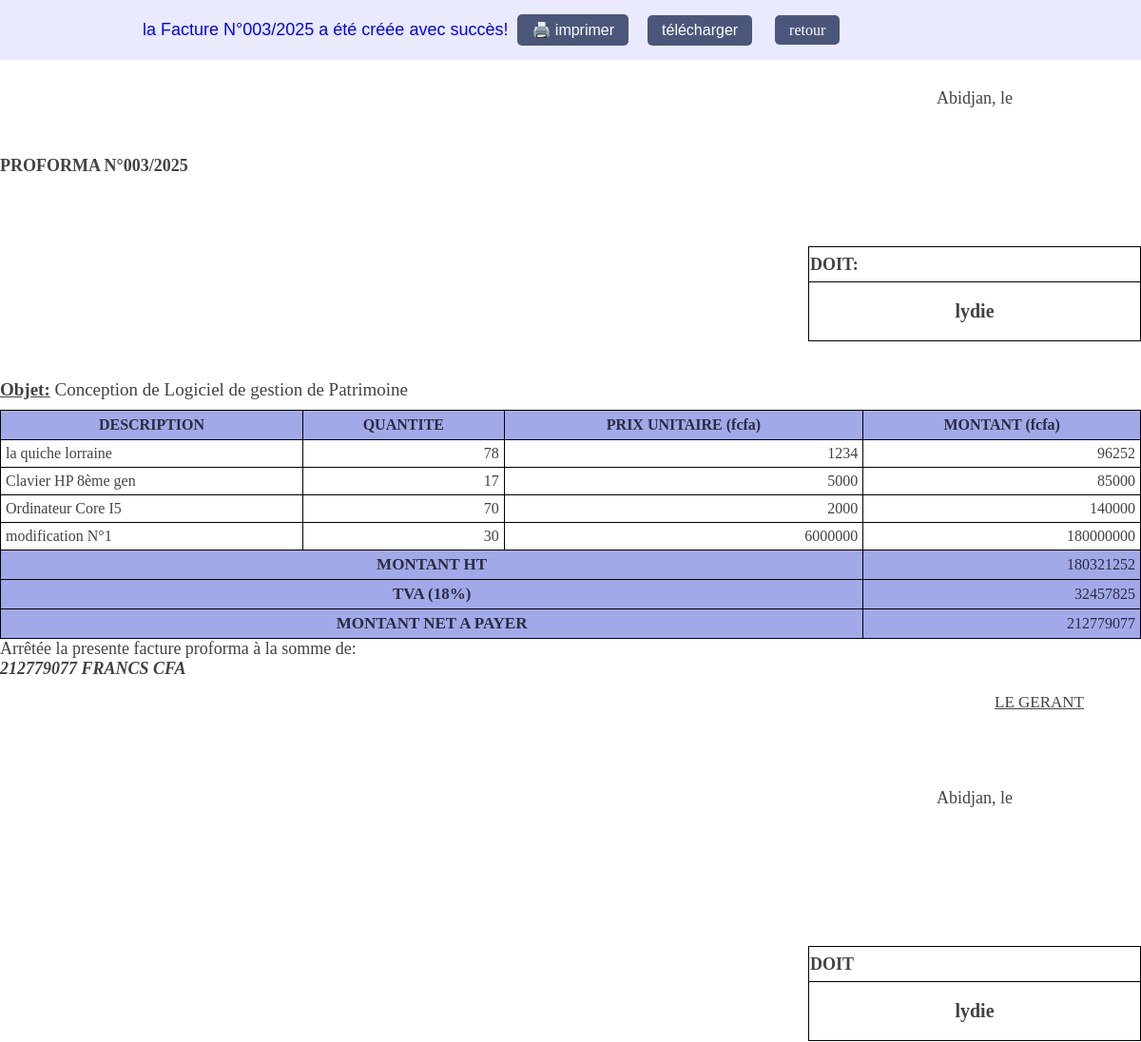
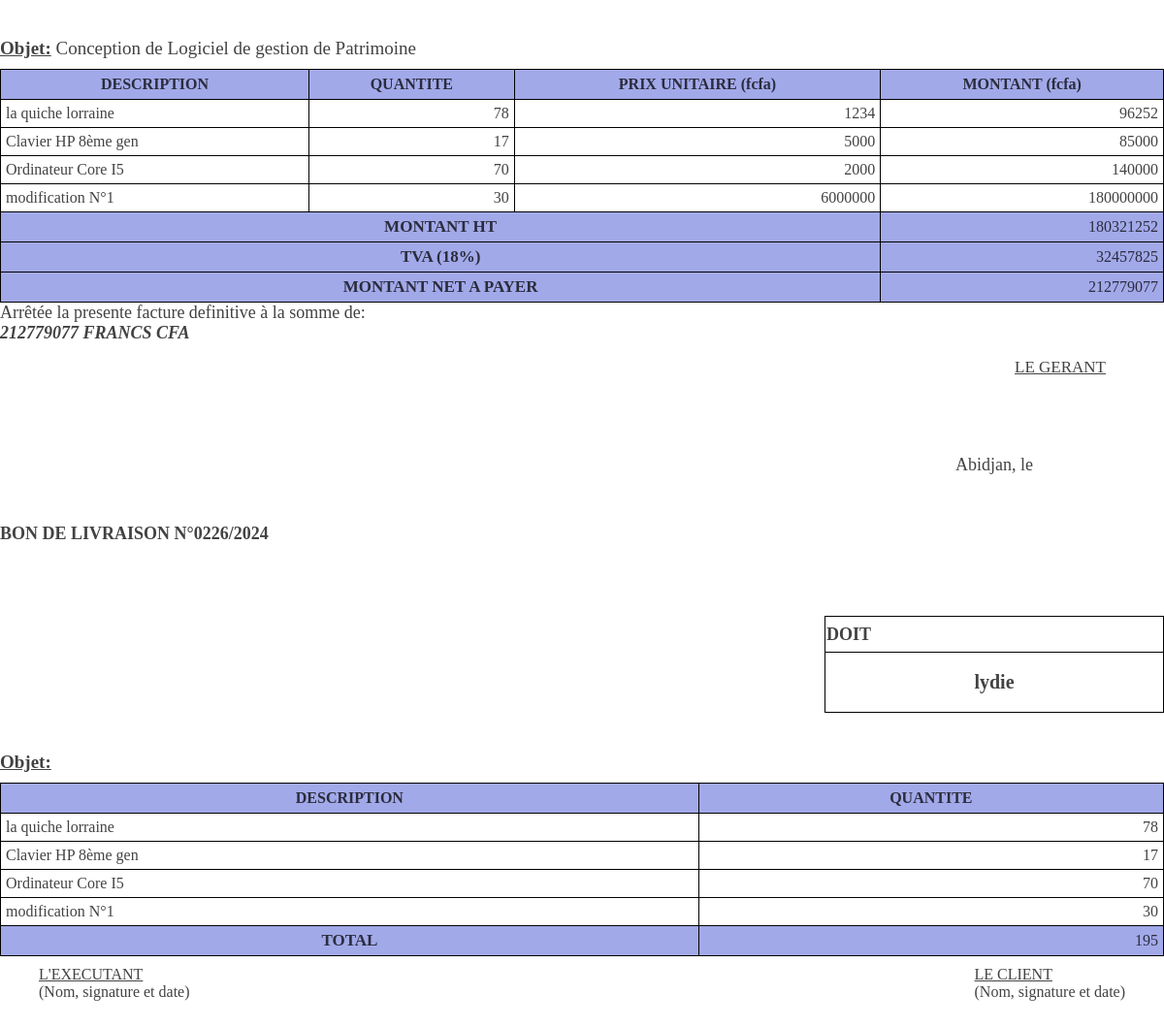
/loutche/nouvelle_facture/imprimer_facture/1/ (signed in), run on an earlier commit of the app's database (2 pictures, top to bottom).
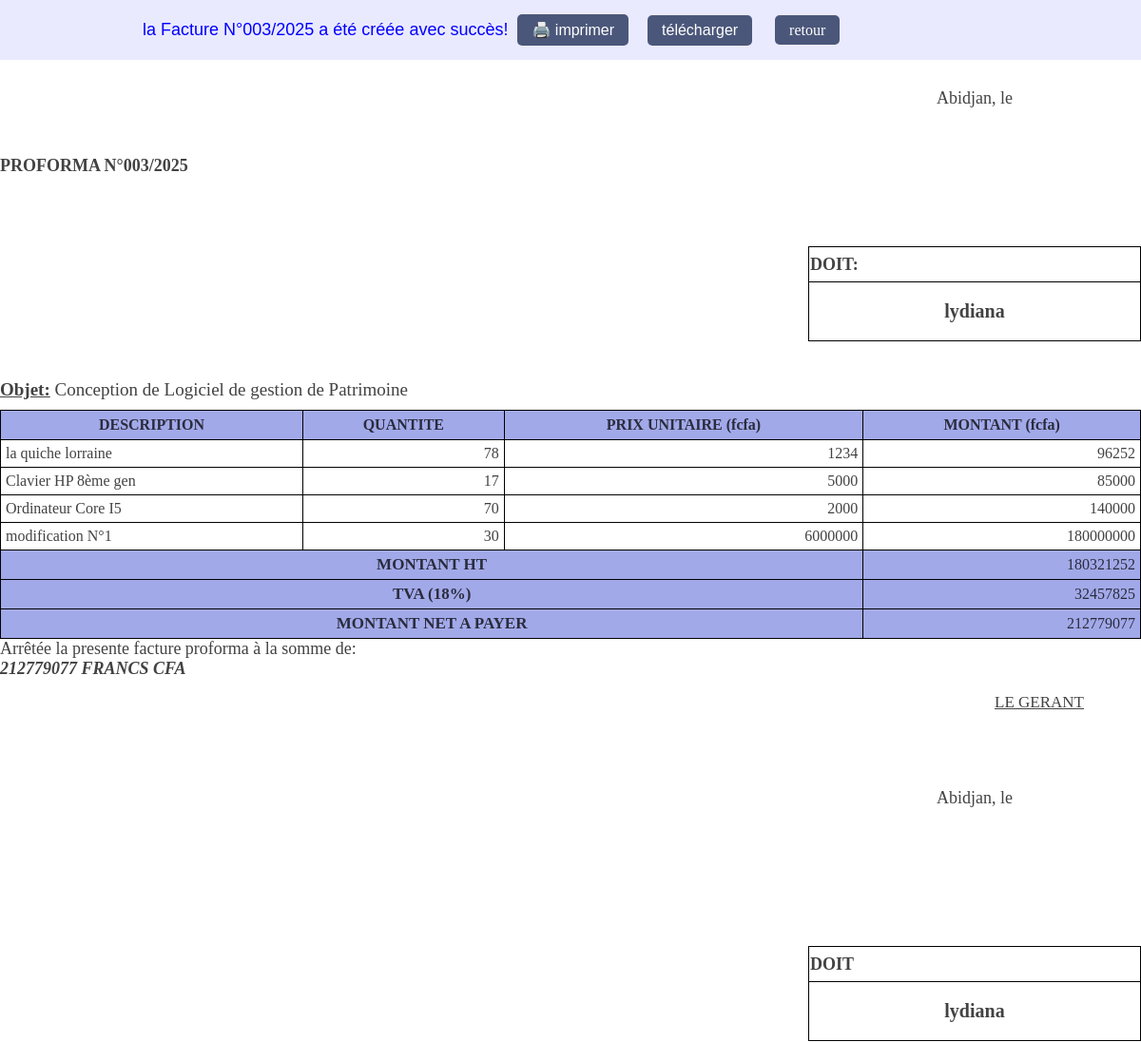
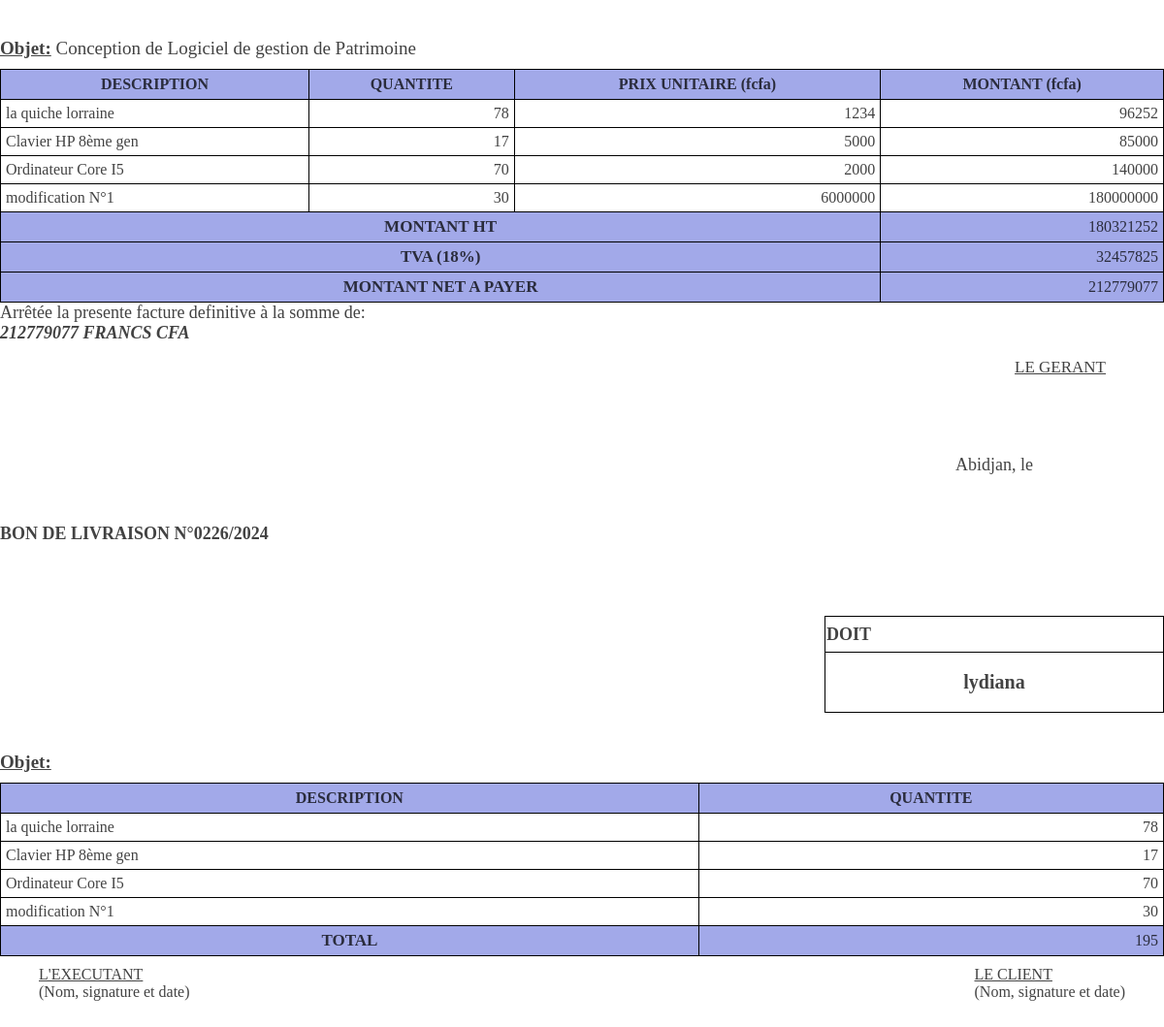
And on a later commit of the database (2 pictures, top to bottom).
### gestion_factures/models.py (models this page shows, shortened)
class Proforma(models.Model):
    boncommande = models.ForeignKey(BonCommande, on_delete=models.CASCADE, related_name='proformas')
    client = models.ForeignKey(Client, on_delete=models.CASCADE)
    numero_proforma = models.CharField(max_length=150, blank=False, null=False)
    objet = models.CharField(max_length=255 ,blank=False, null=False)
    status = models.BooleanField(default=False, blank=True)
    save_by = models.ForeignKey(User, on_delete=models.PROTECT, related_name='user_clients')
    date_proforma = models.DateTimeField(auto_now_add=True)
    class Meta:
        ordering = ['-date_proforma']
    def montant_ht(self):
        return sum(i.montant_proforma() for i in self.details_proforma.all())
    def montant_tva(self):
        return int((self.montant_ht() * 18) / 100)
    def montant_ttc(self):
        return self.montant_ht() + self.montant_tva()
    montant_ht.short_description = 'HT'
    montant_tva.short_description = 'TVA'
    montant_ttc.short_description = 'TTC'

class Client(models.Model):
    nom = models.CharField(max_length=255, blank=False, null=False)
    contact = models.CharField(max_length=255, blank=True, null=True)
    adresse = models.CharField(max_length=225, blank=True, null=True)
    save_by = models.ForeignKey(User, on_delete=models.PROTECT, related_name='cliens')
    date_client = models.DateTimeField(auto_now_add=True)
    def __str__(self):
        return self.nom
    class Meta:
        ordering = ['-date_client']

class DetailsProforma(models.Model):
    proforma = models.ForeignKey(Proforma, on_delete=models.CASCADE, related_name='details_proforma')
    nom_produit = models.CharField(max_length=225, blank=False, null=False)
    qte_produit = models.IntegerField(blank=False, null=False)
    prix_produit = models.IntegerField(blank=False, null=False)
    def montant_proforma(self):
        return self.qte_produit * self.prix_produit
    montant_proforma.short_description = 'montant'

class BonLivraison(models.Model):
    Descrip = (
        ('bl', 'Bon de Livraison'),
        ('be', 'Bon d\'Exécution'),
    )
    numero_bl = models.CharField(max_length=150, blank=False, null=False, default='aucun')
    facture_def = models.ForeignKey(FactureDefinitive, on_delete=models.CASCADE, related_name='bons_livraison')
    client = models.ForeignKey(Client, on_delete=models.CASCADE)
    status = models.BooleanField(default=False, blank=True)
    objet = models.CharField(max_length=255, blank=False, null=False)
    save_by = models.ForeignKey(User, on_delete=models.PROTECT, related_name='user_bon_livraison')
    nom_bon = models.CharField(max_length=2, choices=Descrip, blank=True, null=True, default="bl")
    date_bl = models.DateTimeField(auto_now_add=True)
    class Meta:
        ordering = ['-date_bl']
    def total_qte (self):
        return sum(i.qte_produit for i in self.details_bons_livraison.all())
    total_qte.short_description = 'total_Quantite'

class DetailsBonLivraison(models.Model):
    bonlivraison = models.ForeignKey(BonLivraison, on_delete=models.CASCADE, related_name='details_bons_livraison')
    nom_produit = models.CharField(max_length=225, blank=False, null=False)
    qte_produit = models.IntegerField(blank=False, null=False)

### gestion_factures/views.py (the view)
# urls.py: path('<str:username>/nouvelle_facture/imprimer_facture/<int:id>/', imprim_facture, name='imprim_facture'),
@login_required(login_url='/')
@user_passes_test(is_user)
def imprim_facture (request, username, id, *args, **kwargs):
    user = User.objects.get(username=username)
    prof = Proforma.objects.get(id=id)
    list_produit = DetailsProforma.objects.filter(proforma=prof)
    fact_def =  FactureDefinitive.objects.get(proforma=prof)
    bon_liv = BonLivraison.objects.get(facture_def=fact_def)
    return render(request, 'imprim_facture.html', {
        'user': user,
        'proforma': prof,
        'facture_def': fact_def,
        'bon_livraison': bon_liv,
        'details_proforma': list_produit
    })

### gestion_factures/views.py (called while the page is built)
def is_user(user):
    return user.is_authenticated

### gestion_factures/templates/imprim_facture.html (shortened to what this page needs)
<!DOCTYPE html>
{% load static %}
<html lang="fr">
<head>
    <link href="{% static 'css/print.css' %}" rel="stylesheet">
</head>
<body id="page-top">
    <div class="card-header">
        <span class="text">la Facture N°{{ proforma.numero_proforma }} a été créée avec succès!</span><button onclick="imprimerSections1()" class="btn">🖨️ imprimer</button><button onclick="imprimerSections()" class="btn">télécharger</button> <a href="{% url 'liste_facture' user.username %}" class="btn">retour</a>
    </div>
    <section class="proforma" id="proforma1">
        <div class="date">Abidjan, le</div>
        <div class="num_pro">PROFORMA  N°{{ proforma.numero_proforma }}</div>
        <div class="nom_client">
            <table class="client_table">
                <tr>
                    <td>DOIT:</td>
                </tr>
                <tr>
                    <td colspan="3" class="nm_clt">{{ proforma.client }}</td>
                </tr>
            </table>
        </div>
        <div class="div_objet">
            <span class="objet">Objet:</span>
            {{ proforma.objet }}
        </div>
        <div class="tableau_pro">
            <table class="table_impression">
                <thead>
                    <tr>
                        <th>DESCRIPTION</th>
                        <th>QUANTITE</th>
                        <th>PRIX UNITAIRE (fcfa)</th>
                        <th>MONTANT (fcfa)</th>
                    </tr>
                </thead>
                <tbody>
                    {% for details in details_proforma %}
                        <tr>
                            <td class="separateur">{{ details.nom_produit }}</td>
                            <td class="separateur">{{ details.qte_produit }}</td>
                            <td class="separateur">{{ details.prix_produit }}</td>
                            <td class="separateur">{{ details.montant_proforma }}</td>
                        </tr>
                    {% endfor %}
                </tbody>
                <tfoot>
                    <tr>
                        <td colspan="3">
                            <h5>MONTANT HT</h5>
                        </td>
                        <td class="separateur">{{ proforma.montant_ht }}</td>
                    </tr>
                    <tr>
                        <td colspan="3"><h5>TVA (18%)</h5></td>
                        <td class="separateur">{{ proforma.montant_tva }}</td>
                    </tr>
                    <tr>
                        <td colspan="3"><h5>MONTANT NET A PAYER</h5></td>
                        <td class="separateur">{{ proforma.montant_ttc }}</td>
                    </tr>
                </tfoot>
            </table>
        </div>
        <div class="montant_arret">
            <p>
                Arrêtée la presente facture proforma à la somme de: <br>
                <h1 class="lettre">
                    {{ proforma.montant_ttc }} FRANCS CFA
                </h1>
            </p>
            <p>
                <span class="gerant">LE GERANT</span>
            </p>
        </div>
    </section>
    <section class="facture_definitive" id="facture_definitive1">
        <div class="date">Abidjan, le</div>
        <div class="num_pro"></div>
        <div class="nom_client">
            <table class="client_table">
                <tr>
                    <td>DOIT</td>
                </tr>
                <tr rowspan="3" class="nom">
                    <td>{{ proforma.client }}</td>
                </tr>
            </table>
        </div>
        <div class="div_objet">
            <span class="objet">Objet:</span>
            {{ proforma.objet }}
        </div>
        <div class="tableau_pro">
            <table class="table_impression">
                <thead>
                    <tr>
                        <th>DESCRIPTION</th>
                        <th>QUANTITE</th>
                        <th>PRIX UNITAIRE (fcfa)</th>
                        <th>MONTANT (fcfa)</th>
                    </tr>
                </thead>
                <tbody class="tablebody">
                    {% for details in details_proforma %}
                        <tr>
                            <td>{{ details.nom_produit }}</td>
                            <td class="separateur">{{ details.qte_produit }}</td>
                            <td class="separateur">{{ details.prix_produit }}</td>
                            <td class="separateur">{{ details.montant_proforma }}</td>
                        </tr>
                    {% endfor %}
                </tbody>
                <tfoot class="tablefoot">
                    <tr>
                        <td colspan="3">
                            <h5>MONTANT HT</h5>
                        </td>
                        <td class="separateur">{{ proforma.montant_ht }}</td>
                    </tr>
                    <tr>
                        <td colspan="3">
                            <h5>TVA (18%)</h5>
                        </td>
                        <td class="separateur">{{ proforma.montant_tva }}</td>
                    </tr>
                    <tr>
                        <td colspan="3">
                            <h5>MONTANT NET A PAYER</h5>
                        </td>
                        <td class="separateur">{{ proforma.montant_ttc }}</td>
                    </tr>
                </tfoot>
            </table>
        </div>
        <div class="montant_arret">
            <p>
                Arrêtée la presente facture definitive à la somme de:
                <h1 class="lettres">
                    {{ proforma.montant_ttc }} FRANCS CFA
                </h1>
            </p>
            <p>
                <span class="gerant">LE GERANT</span>
            </p>
        </div>
    </section>
    <section class="bon_livraison" id="bon_livraison1">
        <div class="date">Abidjan, le </div>
        <div class="num_pro">BON DE LIVRAISON  N°{{ bon_livraison.numero_bl }}</div>
        <div class="nom_client">
            <table class="client_table">
                <tr>
                    <td>DOIT</td>
                </tr>
                <tr rowspan="3">
                    <td>{{ bon_livraison.client }}</td>
                </tr>
            </table>
        </div>
        <div class="div_objet">
            <span class="objet">Objet:</span>
        </div>
        <div class="tableau_pro">
            <table class="table_impression">
                <thead>
                    <tr>
                        <th>DESCRIPTION</th>
                        <th>QUANTITE</th>
                    </tr>
                </thead>
                <tbody>
                    {% for details in details_proforma %}
                        <tr>
                            <td>{{ details.nom_produit }}</td>
                            <td class="separateur">{{ details.qte_produit }}</td>
                        </tr>
                    {% endfor %}
                </tbody>
                <tfoot>
                    <tr>
                        <td>
                            <h5>TOTAL</h5>
                        </td>
                        <td class="separateur">{{ bon_livraison.total_qte }}</td>
                    </tr>
                </tfoot>
            </table>
        </div>
        <div class="exe_clt">
            <p>
                <span class="executant">L'executant</span> <br>
                (Nom, signature et date)
            </p>
            <p>
                <span class="clt">LE CLIENT</span><br>
                (Nom, signature et date)
            </p>
        </div>
    </section>
</body>
</html>

### gestion_factures/static/css/print.css (style rules this page uses)
* { box-sizing: border-box; margin: 0; }
.proforma, .facture_definitive, .bon_livraison { min-width: 800px; margin-bottom: 80px; color: #000000bd; }
.card-header { background-color: #a19fff38; padding: 15px 150px; }
.card-header .text { color: blue; font-weight: 500; font-size: 18px; font-family: sans-serif; }
.date { text-align: end; padding-right: 135px; margin-top: 30px; margin-bottom: 50px; font-size: 18px; }
.num_pro { margin: 25px 0; text-transform: uppercase; font-weight: 600; font-size: 18px; height: 70px; }
.nom_client { display: flex; justify-content: end; }
.client_table { border-collapse: collapse; width: 350px; font-weight: 600; font-size: 17px; margin-bottom: 40px; min-height: 100px; }
.client_table tr { border: .4px solid #000; }
.client_table td { border: .4px solid #000; font-size: 18px; }
.client_table tr:last-child td { text-align: center; padding: 8px; min-height: 100px; max-height: 150px; font-size: 20px; }
.div_objet { font-size: 19px; margin-bottom: 10px; }
.objet { text-decoration: underline; text-transform: capitalize; font-size: 19px; font-weight: bold; }
.table_impression { border-collapse: collapse; width: 100%; }
.table_impression thead tr th { border: .4px solid #000; padding: 6px; background-color: #949ce6dc; }
.table_impression tbody tr td { border: .4px solid #000; padding: 5px; text-align: end; }
.table_impression tbody tr td:first-of-type { text-align: start; }
.table_impression td { border: .4px solid #000; }
.table_impression tfoot tr td { background-color: #949ce6dc; text-align: end; padding: 0 5px; }
.table_impression tfoot tr td:first-child h5 { margin: 5px; text-align: center; font-size: 17px; }
.montant_arret { padding-right: 60px; }
.montant_arret p { font-size: 18px; margin-bottom: 0; }
.lettre, .lettres { margin: 0; padding: 0; width: 650px; font-style: italic; text-transform: uppercase; font-size: 18px; }
.gerant { margin-top: 15px; display: block; text-align: end; text-decoration: underline; font-size: 17px; }
.exe_clt { display: flex; justify-content: space-between; margin-top: 10px; padding: 0 40px; }
.executant { text-decoration: underline; text-transform: uppercase; }
.clt { text-decoration: underline; text-transform: uppercase; }
.btn { background-color: #364468e0; color: white; border: none; padding: 7px 15px; cursor: pointer; border-radius: 5px; font-size: 1rem; margin: 0 10px; text-decoration: none; }

What changed in the data, as far as the page shows it:
changed Proforma "Conception de Logiciel de gestion de Patrimoine": client "lydie" → "lydiana"
changed BonLivraison: client "lydie" → "lydiana"
